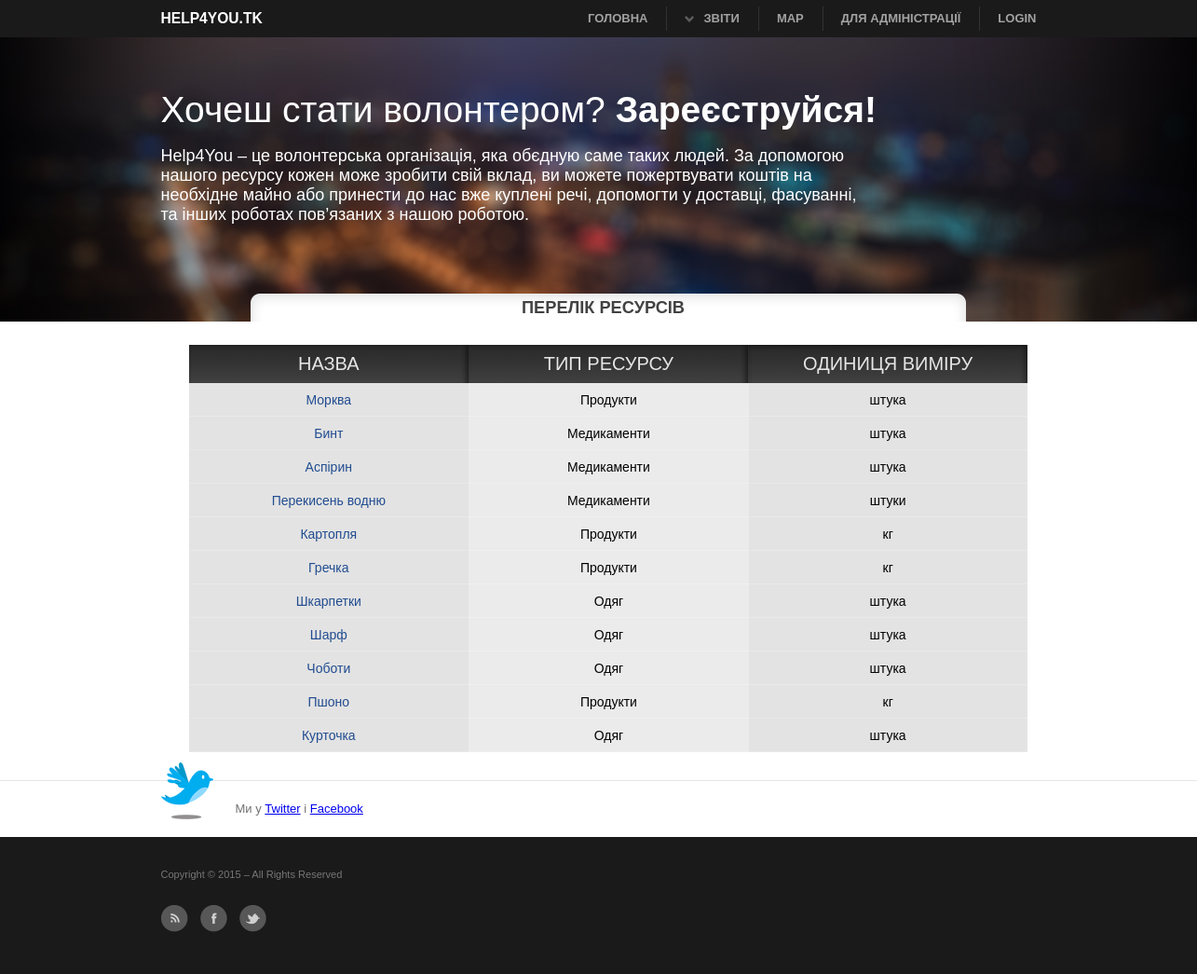
/resource/, run on an earlier commit of the app's database.
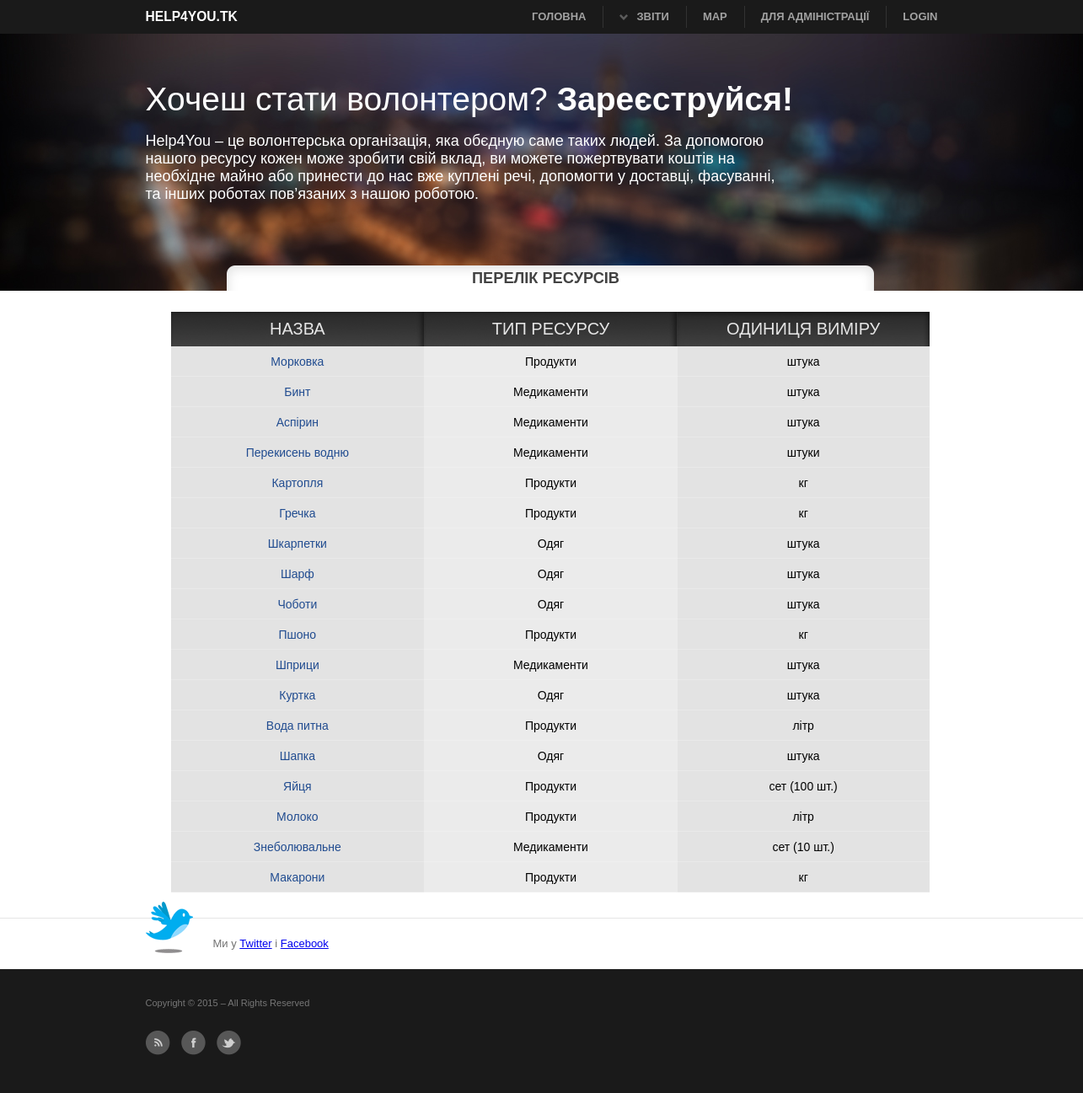
And on a later commit of the database.
### main/models.py (models this page shows, shortened)
class Resource(models.Model):
    category_resource = models.ForeignKey('CategoryResource',verbose_name=u'Категорія ресурса')
    name = models.CharField(max_length=30,verbose_name=u'Назва ресурсу')
    unit_of_mesure = models.CharField(max_length=30,verbose_name=u'Одиниця вимірювання')
    weight_one_unit = models.FloatField(verbose_name=u'Маса однієї одиниці', null=True)
    volume_of_one_unit = models.FloatField(verbose_name=u'Об"єм однієї одиниці')
    price_one_unit = models.FloatField(verbose_name=u'Ціна однієї одиниці')
    class Meta:
        verbose_name_plural = u'Ресурси'

class CategoryResource(models.Model):
    category = models.CharField(max_length=50, verbose_name=u'Категорія')
    class Meta:
        verbose_name_plural = u'Категорії ресурсів'
    def __unicode__(self):
        return self.category

### main/views.py (the view)
class ResourceListView(ListView):
    template_name = 'list_resource.html'
    model = Resource
    context_object_name = 'Resource'

### main/templates/list_resource.html (shortened to what this page needs)
{% extends 'base.html' %}
{% block title %}
    <h3 class="title_list">Перелік ресурсів</h3>
{% endblock %}
{% block content %}
    <div id="list_table">
  <table border="0">
    <tr>
        <td class="top_left">НАЗВА</td>
        <td class="top_cen">ТИП РЕСУРСУ</td>
        <td class="top_right">ОДИНИЦЯ ВИМІРУ</td>
    </tr>
    {% for resource in Resource %}
        <tr class="list_tr">
        <td class="cell"><a class="detail_list" href="{% url 'grafik_resource' resource.id %}"> {{ resource.name }}</a> </td>
        <td class="cell_c">{{ resource.category_resource }}</td>
        <td class="cell">{{ resource.unit_of_mesure }}</td>
    </tr>
    {% endfor %}
  </table>
    </div>
{% endblock %}

What changed in the data, as far as the page shows it:
changed Resource: name "Морква" → "Морковка"
changed Resource: name "Курточка" → "Шприци"; category_resource "Одяг" → "Медикаменти"
added Resource: name "Куртка", category_resource "Одяг", unit_of_mesure "штука"
added Resource: name "Вода питна", category_resource "Продукти", unit_of_mesure "літр"
added Resource: name "Шапка", category_resource "Одяг", unit_of_mesure "штука"
added Resource: name "Яйця", category_resource "Продукти", unit_of_mesure "сет (100 шт.)"
added Resource: name "Молоко", category_resource "Продукти", unit_of_mesure "літр"
added Resource: name "Знеболювальне", category_resource "Медикаменти", unit_of_mesure "сет (10 шт.)"
added Resource: name "Макарони", category_resource "Продукти", unit_of_mesure "кг"
